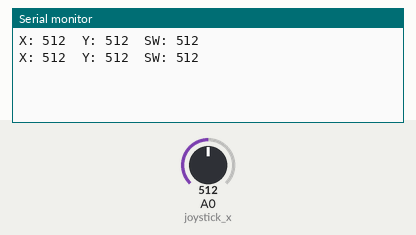
This sketch was run on a simulated ESP8266 (NodeMCU). Parts: the last lines printed to the serial monitor. The test bench sets the inputs (shaded band); at power-on: A0 (joystick_x) = 512.

Above: at 1.2 s.
1.3 s: A0 (joystick_x) set to 716
At 2.6 s:
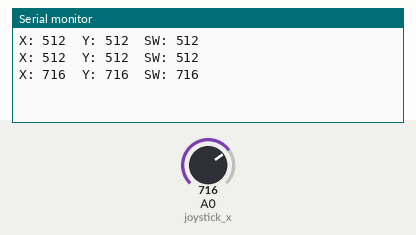
2.8 s: A0 (joystick_x) set to 900
At 3.8 s:
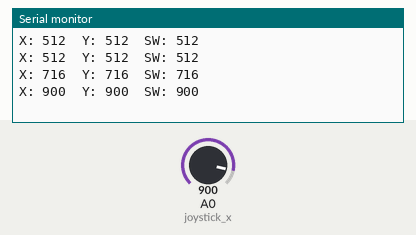
Timing chart, 0 to 5.8 s (numbered marks = the images above; inputs shaded):
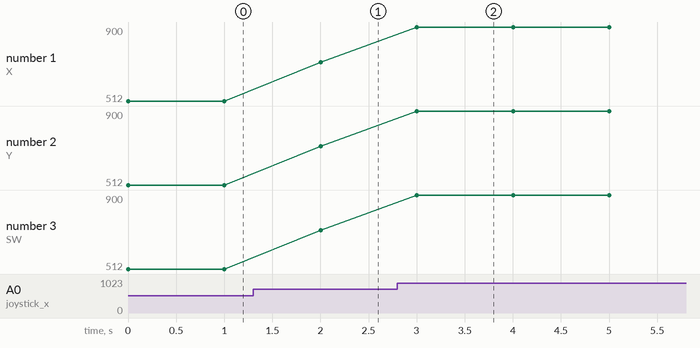

Measured:
- after the input at 1.3 s, the serial monitor: prints a new line after 0.70 s (image 1)
- after the input at 2.8 s, the serial monitor: prints a new line after 0.20 s (image 2)
- plotted number 1: 512 → 716 after the input at 1.3 s, 716 → 900 after the input at 2.8 s
- plotted number 2: 512 → 716 after the input at 1.3 s, 716 → 900 after the input at 2.8 s
- plotted number 3: 512 → 716 after the input at 1.3 s, 716 → 900 after the input at 2.8 s

The sketch:

2_joystick.ino
```cpp
int joystick_x = A0;
int joystick_y = D5;
int joystick_z = D6;

void setup() {
  // put your setup code here, to run once:
  pinMode(joystick_x, INPUT);
  pinMode(joystick_y, INPUT);
  pinMode(joystick_z, INPUT);
  Serial.begin(9600);
}

void loop() {
  // put your main code here, to run repeatedly:
  int x = analogRead(joystick_x);
  int y = analogRead(joystick_y);
  int sw = analogRead(joystick_z);

  Serial.print("X: ");
  Serial.print(x);
  Serial.print("\tY: ");
  Serial.print(y);
  Serial.print("\tSW: ");
  Serial.print(sw);
  Serial.print("\n");
  delay(1000);
}
```
